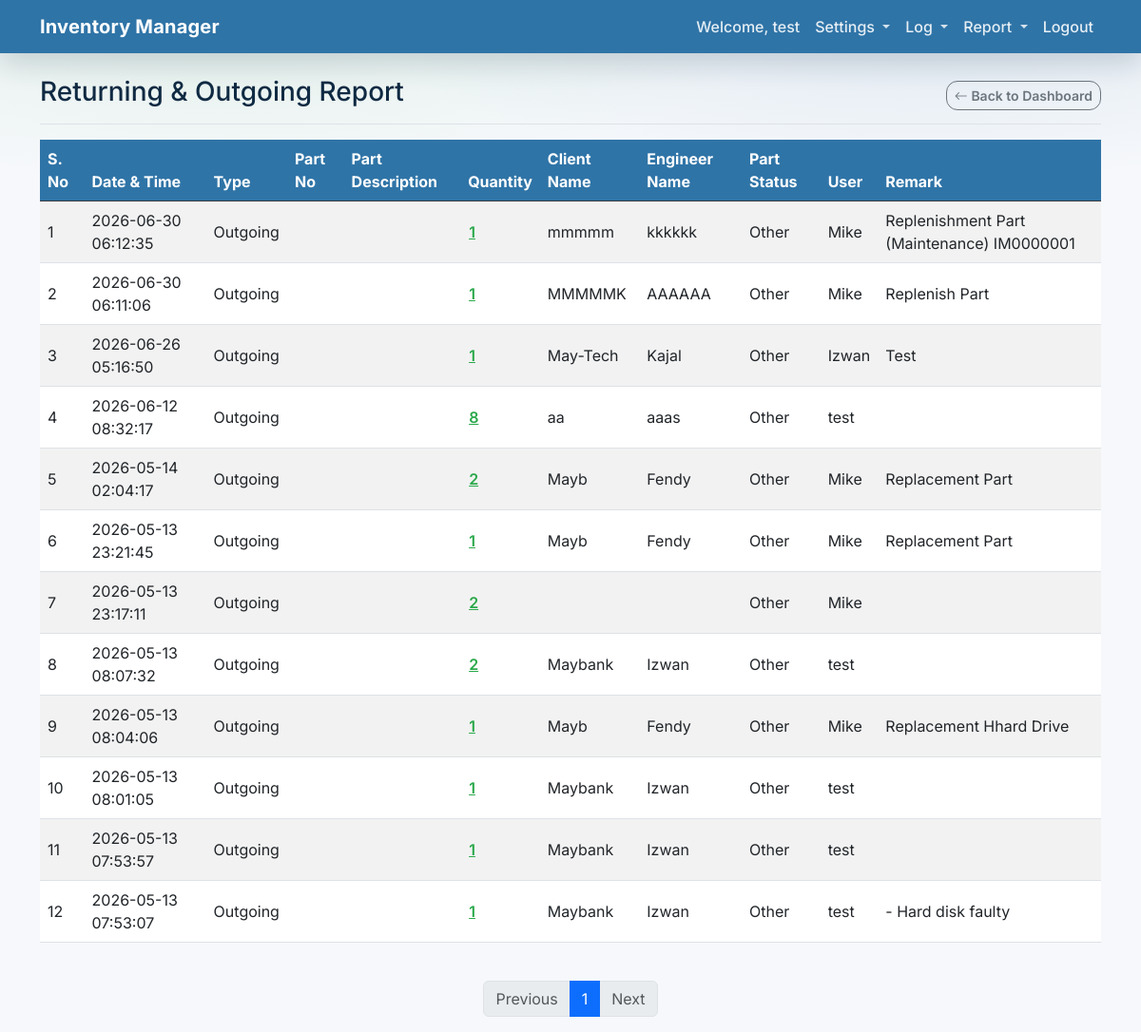
Screenshot of /movements (signed in) with the database file from the repository.
### app/models.py (models this page shows)
class User(Base):
    __tablename__ = "users"
    id = Column(Integer, primary_key=True, index=True)
    email = Column(String, unique=True, index=True)
    hashed_password = Column(String)
    full_name = Column(String, nullable=True)
    is_active = Column(Boolean, default=True)
    is_admin = Column(Boolean, default=False)

### app/main.py (the view)
@app.get("/movements", response_class=HTMLResponse)
async def movements_report(
    request: Request,
    page: int = 1,
    limit: int = 20,
    type: str | None = None,
    db: Session = Depends(get_db),
):
    user = await auth.get_current_user_from_cookie(request, db)
    if not user:
        return RedirectResponse(url="/login?session_expired=true")
    if type == "returning":
        actions = ["RETURNING_PART"]
        include_prefix = None
        exclude_actions = None
        report_title = "Returning Log"
        report_type = "returning"
    elif type == "outgoing":
        actions = ["OUTGOING_PART"]
        include_prefix = None
        exclude_actions = None
        report_title = "Outgoing Log"
        report_type = "outgoing"
    else:
        actions = None
        include_prefix = None
        exclude_actions = None
        report_title = "Returning & Outgoing Report"
        report_type = None
    skip = (page - 1) * limit
    logs, total_count = crud.get_movement_logs(
        db,
        skip=skip,
        limit=limit,
        actions=actions,
        include_prefix=include_prefix,
        exclude_actions=exclude_actions,
    )
    total_pages = (total_count + limit - 1) // limit
    movements = []
    for log in logs:
        created_at = log.created_at
        created_at_str = created_at.strftime("%Y-%m-%d %H:%M:%S") if created_at else ""
        user_label = ""
        if log.user:
            user_label = log.user.full_name or log.user.email or ""
        part_no = log.part.sku if log.part else ""
        part_name = log.part.name if log.part else ""
        quantity = ""
        client_name = ""
        engineer_name = ""
        part_status = ""
        remark = ""
        serials = ""
        if log.description:
            segments = [s.strip() for s in log.description.split(";")]
            for seg in segments:
                if seg.lower().startswith("quantity:"):
                    quantity = seg.split(":", 1)[1].strip()
                elif seg.lower().startswith("client:"):
                    client_name = seg.split(":", 1)[1].strip()
                elif seg.lower().startswith("engineer:"):
                    engineer_name = seg.split(":", 1)[1].strip()
                elif seg.lower().startswith("status:"):
                    part_status = seg.split(":", 1)[1].strip()
                elif seg.lower().startswith("serial no:"):
                    serials = seg.split(":", 1)[1].strip()
                elif seg.lower().startswith("remark:"):
                    remark = seg.split(":", 1)[1].strip()
        movements.append(
            {
                "created_at": created_at_str,
                "action": log.action,
                "user": user_label,
                "part_no": part_no,
                "part_name": part_name,
                "quantity": quantity,
                "client_name": client_name,
                "engineer_name": engineer_name,
                "part_status": part_status,
                "remark": remark,
                "serials": serials,
            }
        )
    return templates.TemplateResponse(
        request,
        "movements.html",
        {
            "request": request,
            "user": user,
            "movements": movements,
            "page": page,
            "limit": limit,
            "total_pages": total_pages,
            "total_count": total_count,
            "report_title": report_title,
            "report_type": report_type,
        },
    )

### app/templates/movements.html (shortened to what this page needs)
{% extends "base.html" %}
{% block content %}
<div class="d-flex justify-content-between flex-wrap flex-md-nowrap align-items-center pb-2 mb-3 border-bottom">
    <h2 class="h3">{{ report_title }}</h2>
    <div class="btn-toolbar mb-2 mb-md-0 gap-2">
        <a href="/" class="btn btn-outline-secondary btn-sm">
            <i class="bi bi-arrow-left"></i> Back to Dashboard
        </a>
    </div>
</div>
<div class="table-responsive">
    <table class="table table-striped table-hover align-middle">
        <thead class="table-dark">
            <tr>
                <th scope="col">S. No</th>
                <th scope="col">Date &amp; Time</th>
                <th scope="col">Type</th>
                <th scope="col">Part No</th>
                <th scope="col">Part Description</th>
                <th scope="col">Quantity</th>
                <th scope="col">Client Name</th>
                <th scope="col">Engineer Name</th>
                {% if report_type != 'outgoing' %}
                <th scope="col">Part Status</th>
                {% endif %}
                <th scope="col">User</th>
                <th scope="col">Remark</th>
            </tr>
        </thead>
        <tbody>
            {% for m in movements %}
            <tr>
                <td>{{ (page - 1) * limit + loop.index }}</td>
                <td>{{ m.created_at }}</td>
                <td>
                    {% if m.action == 'OUTGOING_PART' %}
                    Outgoing
                    {% elif m.action == 'RETURNING_FAULTY' %}
                    Returning
                    {% elif m.action == 'RETURNING_PART' %}
                    Returning
                    {% else %}
                    {{ m.action }}
                    {% endif %}
                </td>
                <td>{{ m.part_no }}</td>
                <td>{{ m.part_name }}</td>
                <td>
                    {% if m.quantity %}
                    <button type="button"
                            class="btn btn-link p-0 movement-qty-btn"
                            data-bs-toggle="modal"
                            data-bs-target="#movementDetailModal"
                            data-datetime="{{ m.created_at }}"
                            data-action="{{ m.action }}"
                            data-part-no="{{ m.part_no }}"
                            data-part-name="{{ m.part_name }}"
                            data-quantity="{{ m.quantity }}"
                            data-serials="{{ m.serials }}"
                            data-client="{{ m.client_name }}"
                            data-engineer="{{ m.engineer_name }}"
                            data-status="{{ m.part_status }}"
                            data-user="{{ m.user }}"
                            data-remark="{{ m.remark }}">
                        {{ m.quantity }}
                    </button>
                    {% else %}
                    {{ m.quantity }}
                    {% endif %}
                </td>
                <td>{{ m.client_name }}</td>
                <td>{{ m.engineer_name }}</td>
                {% if report_type != 'outgoing' %}
                <td>{{ m.part_status }}</td>
                {% endif %}
                <td>{{ m.user }}</td>
                <td>{{ m.remark }}</td>
            </tr>
            {% else %}
            <tr>
                <td colspan="{% if report_type == 'outgoing' %}10{% else %}11{% endif %}" class="text-center py-4 text-muted">
                    No movements recorded yet.
                </td>
            </tr>
            {% endfor %}
        </tbody>
    </table>
</div>
<nav aria-label="Movements pagination" class="mt-4">
    <ul class="pagination justify-content-center">
        <li class="page-item {% if page == 1 %}disabled{% endif %}">
            <a class="page-link" href="/movements?page={{ page - 1 }}&limit={{ limit }}{% if report_type %}&type={{ report_type }}{% endif %}">Previous</a>
        </li>
        {% for p in range(1, total_pages + 1) %}
        <li class="page-item {% if p == page %}active{% endif %}">
            <a class="page-link" href="/movements?page={{ p }}&limit={{ limit }}{% if report_type %}&type={{ report_type }}{% endif %}">{{ p }}</a>
        </li>
        {% endfor %}
        <li class="page-item {% if page == total_pages %}disabled{% endif %}">
            <a class="page-link" href="/movements?page={{ page + 1 }}&limit={{ limit }}{% if report_type %}&type={{ report_type }}{% endif %}">Next</a>
        </li>
    </ul>
</nav>
{% endblock %}

### app/templates/base.html (shortened to what this page needs)
<!DOCTYPE html>
<html lang="en">
<head>
    <link href="https://cdn.jsdelivr.net/npm/bootstrap@5.3.0/dist/css/bootstrap.min.css" rel="stylesheet">
    <link rel="stylesheet" href="https://cdn.jsdelivr.net/npm/bootstrap-icons@1.11.0/font/bootstrap-icons.css">
    <link rel="stylesheet" href="https://cdn.jsdelivr.net/npm/ag-grid-community/styles/ag-grid.css">
</head>
<body>
    {% block body_content %}
    <nav class="navbar navbar-expand-lg navbar-dark bg-primary mb-4">
        <div class="container">
            <a class="navbar-brand" href="/">Inventory Manager</a>
            <div class="collapse navbar-collapse" id="navbarNav">
                <ul class="navbar-nav ms-auto">
                    {% if user %}
                    <li class="nav-item">
                        <span class="nav-link text-white">Welcome, {{ user.full_name or user.email }}</span>
                    </li>
                    <li class="nav-item dropdown">
                        <a class="nav-link dropdown-toggle" href="#" id="settingsDropdown" role="button" data-bs-toggle="dropdown" aria-expanded="false">
                            Settings
                        </a>
                    </li>
                    <li class="nav-item dropdown">
                        <a class="nav-link dropdown-toggle" href="#" id="logDropdown" role="button" data-bs-toggle="dropdown" aria-expanded="false">
                            Log
                        </a>
                    </li>
                    <li class="nav-item dropdown">
                        <a class="nav-link dropdown-toggle" href="#" id="reportDropdown" role="button" data-bs-toggle="dropdown" aria-expanded="false">
                            Report
                        </a>
                    </li>
                    <li class="nav-item">
                        <a class="nav-link" href="/logout">Logout</a>
                    </li>
                    {% endif %}
                </ul>
            </div>
        </div>
    </nav>
    <div class="container">
        {% block content %}{% endblock %}
    </div>
    {% endblock %}
</body>
</html>

### app/templates/base.html (style rules this page uses)
:root { --bb-navy: #2f74a7; --bb-navy-hover: #275f88; --bb-teal: #2aa84a; --bb-teal-hover: #228a3d; --bb-bg: #f6f8fb; --bb-surface: #ffffff; --bb-border: #e6edf5; --bb-text: #102a43; --bb-muted: #6b7a90; --bs-primary: var(--bb-navy); --bs-link-color: var(--bb-teal); --bs-link-hover-color: var(--bb-teal-hover); --bs-body-font-family: Inter, system-ui, -apple-system, "Segoe UI", Roboto, "Helvetica Neue", Arial, "Noto Sans", "Liberation Sans", sans-serif; }
body { background: radial-gradient(900px 300px at 20% 0%, rgba(42, 168, 74, 0.10), rgba(42, 168, 74, 0.0) 65%), radial-gradient(900px 300px at 80% 0%, rgba(47, 116, 167, 0.12), rgba(47, 116, 167, 0.0) 65%), var(--bb-bg); color: var(--bb-text); }
.navbar.bg-primary { background-color: var(--bb-navy) !important; box-shadow: 0 10px 30px rgba(16, 42, 67, 0.18); }
.navbar-brand { font-weight: 700; letter-spacing: 0.2px; }
.nav-link { font-weight: 500; }
.navbar .nav-link { color: rgba(255, 255, 255, 0.88) !important; }
.navbar .dropdown-toggle::after { opacity: 0.9; }
.btn { border-radius: 12px; font-weight: 600; }
.table-dark { --bs-table-bg: var(--bb-navy); --bs-table-striped-bg: rgba(255, 255, 255, 0.04); --bs-table-striped-color: #ffffff; --bs-table-color: #ffffff; }

### rows the page displays
User: full_name "test", index "3", created_at "2026-06-26 05:16:50", quantity "1", client_name "May-Tech", engineer_name "Kajal", part_status "Other", user "Izwan", remark "Test", user "test"
User: user "Mike" "Mike" "Mike" "Mike" "Mike" "Mike"
User: index "8", created_at "2026-05-13 08:07:32", quantity "2", client_name "Maybank", engineer_name "Izwan", part_status "Other", user "test", index "10", created_at "2026-05-13 08:01:05", quantity "1", index "11", created_at "2026-05-13 07:53:57", index "12", created_at "2026-05-13 07:53:07", remark "- Hard disk faulty"

### other values shown
{{ report_title }} "Returning & Outgoing Report"
{{ (page - 1) * limit + loop.index }} "1" "2" "4" "5" "6" "7" "9"
{{ m.created_at }} "2026-06-30 06:12:35" "2026-06-30 06:11:06" "2026-06-12 08:32:17" "2026-05-14 02:04:17" "2026-05-13 23:21:45" "2026-05-13 23:17:11" "2026-05-13 08:04:06"
{{ m.quantity }} "1" "1" "8" "2" "1" "2" "1"
{{ m.client_name }} "mmmmm" "MMMMMK" "aa" "Mayb" "Mayb" "Mayb"
{{ m.engineer_name }} "kkkkkk" "AAAAAA" "aaas" "Fendy" "Fendy" "Fendy"
{{ m.part_status }} "Other" "Other" "Other" "Other" "Other" "Other" "Other"
{{ m.remark }} "Replenishment Part (Maintenance) IM0000001" "Replenish Part" "Replacement Part" "Replacement Part" "Replacement Hhard Drive"
{{ p }} "1"
